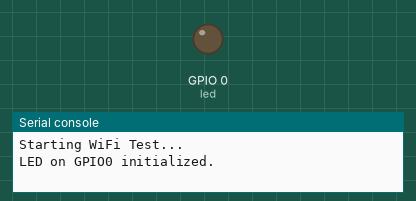
Recording of a program running on a simulated ESP32 board running MicroPython. Shown: output pins drawn as LEDs (lit = HIGH), the last lines printed to the serial console. WiFi joins after 1.5 s.

Above: at 0.6 s.
At 2.8 s:
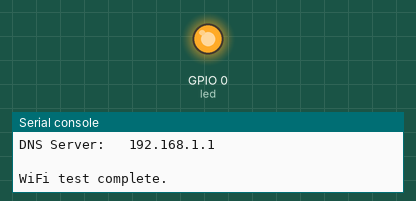
Timing chart, 0 to 4.3 s (numbered marks = the images above):
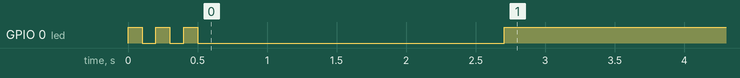

The program:

wifi_test.py
```python
# wifi_test.py
import network
import time
import machine
import gc

# --- WiFi Configuration ---
# *** สำคัญ: แก้ไข WIFI_SSID และ WIFI_PASSWORD ให้ถูกต้อง ***
WIFI_SSID = "wifi-ice"      # <<<<< แก้ไขชื่อ WiFi ของคุณที่นี่
WIFI_PASSWORD = "" # <<<<< แก้ไขรหัสผ่าน WiFi ของคุณที่นี่

# --- LED Configuration (สำหรับบอร์ด ESP32-C3 Super Mini) ---
LED_PIN = 0 # ลองใช้ GPIO21 ถ้าไม่ติด ลองเปลี่ยนเป็น GPIO2 หรือขาอื่นตามเอกสารบอร์ด
led = None

print("Starting WiFi Test...")

def blink_led(times, duration_ms):
    if led:
        for _ in range(times):
            led.value(1)
            time.sleep_ms(duration_ms)
            led.value(0)
            time.sleep_ms(duration_ms)

try:
    led = machine.Pin(LED_PIN, machine.Pin.OUT)
    print(f"LED on GPIO{LED_PIN} initialized.")
    blink_led(3, 100) # กระพริบ 3 ครั้งเพื่อบ่งบอกว่าโปรแกรมเริ่มทำงาน
except Exception as e:
    print(f"Could not initialize LED on GPIO{LED_PIN}: {e}. LED debug disabled.")
    led = None # ตั้งค่า led เป็น None หากเกิดข้อผิดพลาด

def test_wifi_connection():
    print("\nAttempting to connect to WiFi...")
    nic = network.WLAN(network.STA_IF)

    # ตรวจสอบสถานะก่อน active/connect
    print(f"Initial Wi-Fi status: {nic.status()}")

    if not nic.active():
        nic.active(True)
        print("Wi-Fi STA interface activated.")
        time.sleep_ms(100) # ให้เวลา interface เริ่มทำงาน

    print(f"Attempting to connect to SSID: '{WIFI_SSID}'")
    nic.connect(WIFI_SSID, WIFI_PASSWORD)

    max_wait = 30 # รอนานสุด 30 วินาทีสำหรับการเชื่อมต่อ
    while max_wait > 0:
        current_status = nic.status()
        print(f"Current Wi-Fi status: {current_status} ({network_status_to_string(current_status)})", end="")
        if nic.isconnected():
            print("\n") # ขึ้นบรรทัดใหม่เมื่อเชื่อมต่อสำเร็จ
            break
        max_wait -= 1
        print(".", end="")
        time.sleep(1)

    if nic.isconnected():
        ip_info = nic.ifconfig()
        print("\n*** WiFi Connected Successfully! ***")
        print(f"IP Address:   {ip_info[0]}")
        print(f"Subnet Mask:  {ip_info[1]}")
        print(f"Gateway:      {ip_info[2]}")
        print(f"DNS Server:   {ip_info[3]}")
        if led:
            led.value(1) # เปิด LED ค้างไว้ถ้าเชื่อมต่อสำเร็จ
        return True
    else:
        final_status = nic.status()
        print("\n*** WiFi Connection Failed! ***")
        print(f"Final Wi-Fi status: {final_status} ({network_status_to_string(final_status)})")
        if led:
            blink_led(10, 50) # กระพริบเร็วๆ ถ้าเชื่อมต่อไม่ได้
        return False

def network_status_to_string(status):
    # ฟังก์ชันช่วยแปลงสถานะตัวเลขให้เป็นข้อความที่เข้าใจง่าย
    if status == network.STAT_IDLE:
        return "IDLE"
    elif status == network.STAT_CONNECTING:
        return "CONNECTING"
    elif status == network.STAT_WRONG_PASSWORD:
        return "WRONG_PASSWORD"
    elif status == network.STAT_NO_AP_FOUND:
        return "NO_AP_FOUND"
    elif status == network.STAT_CONNECT_FAIL:
        return "CONNECT_FAIL (General Error)"
    elif status == network.STAT_GOT_IP:
        return "GOT_IP (Connected)"
    else:
        return f"UNKNOWN ({status})"

# --- Main execution of the test script ---
gc.collect() # ทำ Garbage collection
test_wifi_connection()

print("\nWiFi test complete.")

# Loop forever to keep the board alive and LED state
while True:
    time.sleep(1)
```
